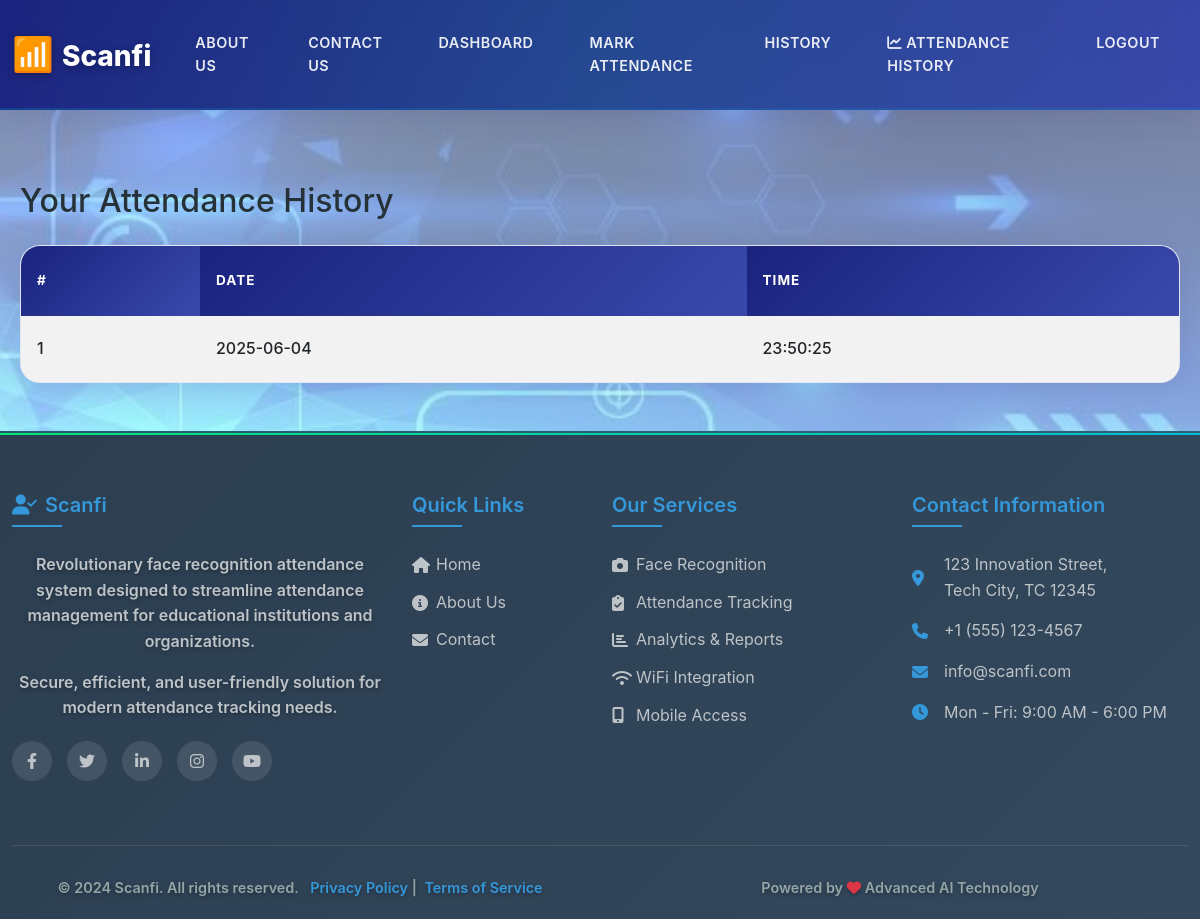
The page /student/history (signed in) on the database as committed earlier.
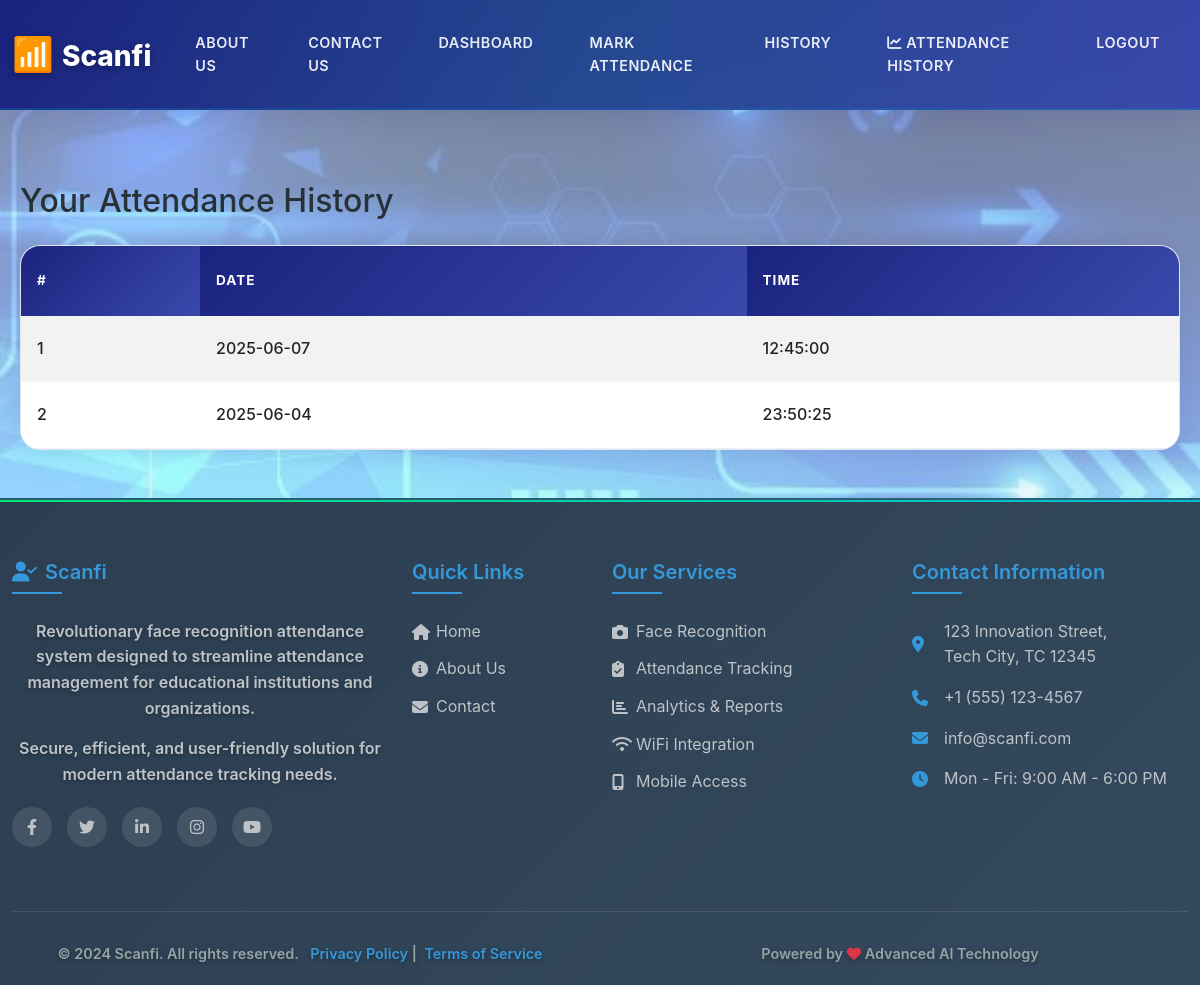
The same page on the database as committed later.
### tables this page shows
CREATE TABLE attendance (
    id INTEGER PRIMARY KEY AUTOINCREMENT,
    student_id INTEGER NOT NULL,
    date TEXT NOT NULL,
    time TEXT NOT NULL,
    FOREIGN KEY (student_id) REFERENCES students (id),
    UNIQUE (student_id, date)
);

### app.py (the view)
@app.route('/student/history')
@login_required
def attendance_history():
    if session['role'] != 'student':
        return redirect(url_for('admin_dashboard'))
    conn = get_db_connection()
    student = conn.execute('SELECT * FROM students WHERE user_id = ?',
                          (session['user_id'],)).fetchone()
    attendance_records = conn.execute('''
        SELECT * FROM attendance
        WHERE student_id = ?
        ORDER BY date DESC, time DESC
    ''', (student['id'],)).fetchall()
    conn.close()
    return render_template('student/history.html',
                          student=student,
                          attendance_records=attendance_records)

### app.py (called while the page is built)
def get_db_connection():
    conn = sqlite3.connect('database/attendance.db')
    conn.row_factory = sqlite3.Row
    return conn

def login_required(f):
    @wraps(f)
    def decorated_function(*args, **kwargs):
        if 'user_id' not in session:
            flash('Please login first', 'danger')
            return redirect(url_for('login'))
        return f(*args, **kwargs)
    return decorated_function

### templates/student/history.html (shortened to what this page needs)
{% extends "base.html" %}
{% block content %}
<h2 class="mb-4">Your Attendance History</h2>
{% if attendance_records %}
    <div class="table-responsive">
        <table class="table table-striped">
            <thead>
                <tr>
                    <th>#</th>
                    <th>Date</th>
                    <th>Time</th>
                </tr>
            </thead>
            <tbody>
                {% for record in attendance_records %}
                <tr>
                    <td>{{ loop.index }}</td>
                    <td>{{ record.date }}</td>
                    <td>{{ record.time }}</td>
                </tr>
                {% endfor %}
            </tbody>
        </table>
    </div>
{% else %}
    <div class="alert alert-info">
        No attendance records found.
    </div>
{% endif %}
{% endblock %}

Rows that differ between the two databases and show on the page:
added attendance: date "2025-06-07", time "12:45:00"
